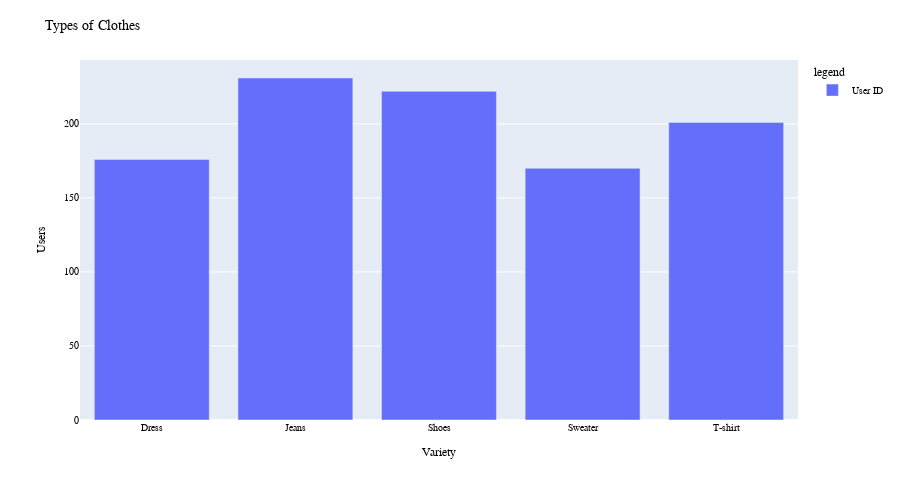

The code cell stored with this chart in its notebook:
### Code cell
fig=px.bar(f2,height=500)
fig.update_layout(
   title="Types of Clothes",
   xaxis_title="Variety",
   yaxis_title="Users",
   legend_title="legend",
   font=dict(family="Times New Roman", size=10, color="black"))
fig

### Figure 1 — Plotly figure (JSON) as saved in the notebook; plotly's stock layout.template omitted (floating-point values rounded to 4 significant figures)
{"data": [{"alignmentgroup": "True", "hovertemplate": "variable=User ID<br>Product Name=%{x}<br>value=%{y}<extra></extra>", "legendgroup": "User ID", "marker": {"color": "#636efa", "pattern": {"shape": ""}}, "name": "User ID", "offsetgroup": "User ID", "orientation": "v", "showlegend": true, "textposition": "auto", "type": "bar", "x": ["Dress", "Jeans", "Shoes", "Sweater", "T-shirt"], "xaxis": "x", "y": [176, 231, 222, 170, 201], "yaxis": "y"}], "layout": {"barmode": "relative", "font": {"color": "black", "family": "Times New Roman", "size": 10}, "height": 500, "legend": {"title": {"text": "legend"}, "tracegroupgap": 0}, "margin": {"t": 60}, "title": {"text": "Types of Clothes"}, "xaxis": {"anchor": "y", "domain": [0, 1], "title": {"text": "Variety"}}, "yaxis": {"anchor": "x", "domain": [0, 1], "title": {"text": "Users"}}}}
